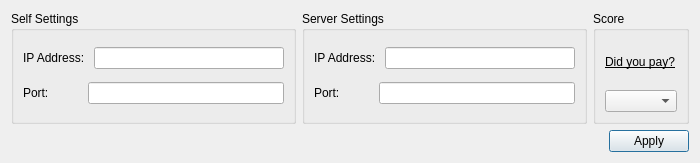
<?xml version="1.0" encoding="UTF-8"?>
<ui version="4.0">
 <class>SettingsDialog</class>
 <widget class="QDialog" name="SettingsDialog">
  <property name="geometry">
   <rect>
    <x>0</x>
    <y>0</y>
    <width>700</width>
    <height>163</height>
   </rect>
  </property>
  <property name="maximumSize">
   <size>
    <width>700</width>
    <height>163</height>
   </size>
  </property>
  <property name="windowTitle">
   <string>Dialog</string>
  </property>
  <layout class="QGridLayout" name="gridLayout">
   <item row="0" column="0">
    <widget class="QGroupBox" name="groupBox">
     <property name="title">
      <string>Self Settings</string>
     </property>
     <layout class="QVBoxLayout" name="verticalLayout">
      <item>
       <layout class="QHBoxLayout" name="horizontalLayout_5">
        <item>
         <widget class="QLabel" name="ipAddressLabel">
          <property name="text">
           <string>IP Address: </string>
          </property>
         </widget>
        </item>
        <item>
         <widget class="QLineEdit" name="selfIpAddressLineEdit">
          <property name="focusPolicy">
           <enum>Qt::NoFocus</enum>
          </property>
         </widget>
        </item>
       </layout>
      </item>
      <item>
       <layout class="QHBoxLayout" name="horizontalLayout_2">
        <item>
         <widget class="QLabel" name="portNumberLabel">
          <property name="text">
           <string>Port:          </string>
          </property>
         </widget>
        </item>
        <item>
         <widget class="QLineEdit" name="selfPortLineEdit"/>
        </item>
       </layout>
      </item>
     </layout>
    </widget>
   </item>
   <item row="0" column="1">
    <widget class="QGroupBox" name="groupBox_2">
     <property name="sizePolicy">
      <sizepolicy hsizetype="Preferred" vsizetype="Expanding">
       <horstretch>0</horstretch>
       <verstretch>0</verstretch>
      </sizepolicy>
     </property>
     <property name="title">
      <string>Server Settings</string>
     </property>
     <layout class="QVBoxLayout" name="verticalLayout_2">
      <item>
       <layout class="QHBoxLayout" name="horizontalLayout_4">
        <item>
         <widget class="QLabel" name="label">
          <property name="text">
           <string>IP Address: </string>
          </property>
         </widget>
        </item>
        <item>
         <widget class="QLineEdit" name="serverIpAddressLineEdit"/>
        </item>
       </layout>
      </item>
      <item>
       <layout class="QHBoxLayout" name="horizontalLayout_3">
        <item>
         <widget class="QLabel" name="label_2">
          <property name="text">
           <string>Port:          </string>
          </property>
         </widget>
        </item>
        <item>
         <widget class="QLineEdit" name="serverPortLineEdit"/>
        </item>
       </layout>
      </item>
     </layout>
    </widget>
   </item>
   <item row="0" column="2">
    <widget class="QGroupBox" name="payGroupBox">
     <property name="title">
      <string>Score</string>
     </property>
     <layout class="QVBoxLayout" name="verticalLayout_3">
      <item>
       <widget class="QLabel" name="label_3">
        <property name="font">
         <font>
          <pointsize>9</pointsize>
          <underline>true</underline>
         </font>
        </property>
        <property name="text">
         <string>Did you pay?</string>
        </property>
       </widget>
      </item>
      <item>
       <widget class="QComboBox" name="scoreComboBox"/>
      </item>
     </layout>
    </widget>
   </item>
   <item row="1" column="0" colspan="3">
    <layout class="QHBoxLayout" name="horizontalLayout">
     <property name="spacing">
      <number>7</number>
     </property>
     <property name="sizeConstraint">
      <enum>QLayout::SetDefaultConstraint</enum>
     </property>
     <item>
      <spacer name="horizontalSpacer">
       <property name="orientation">
        <enum>Qt::Horizontal</enum>
       </property>
       <property name="sizeHint" stdset="0">
        <size>
         <width>40</width>
         <height>20</height>
        </size>
       </property>
      </spacer>
     </item>
     <item>
      <widget class="QPushButton" name="applyButton">
       <property name="text">
        <string>Apply</string>
       </property>
      </widget>
     </item>
    </layout>
   </item>
  </layout>
 </widget>
 <resources/>
 <connections/>
</ui>
